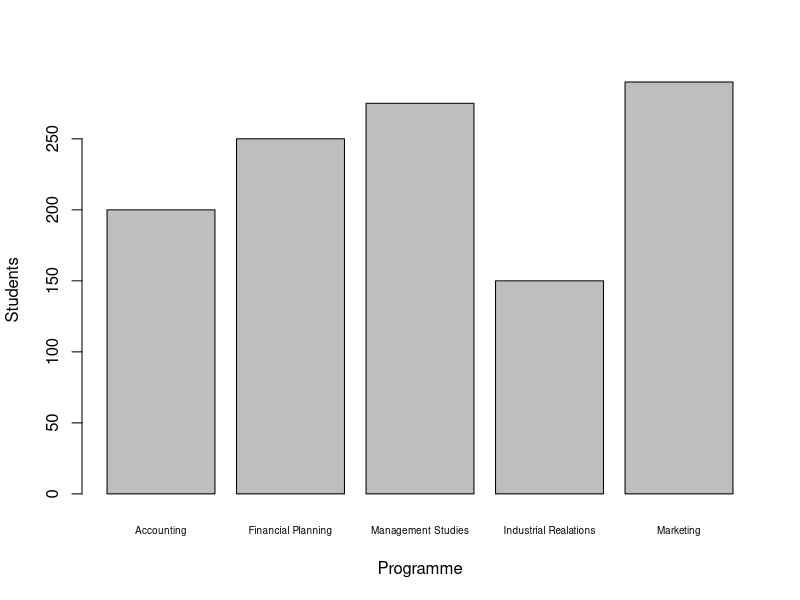
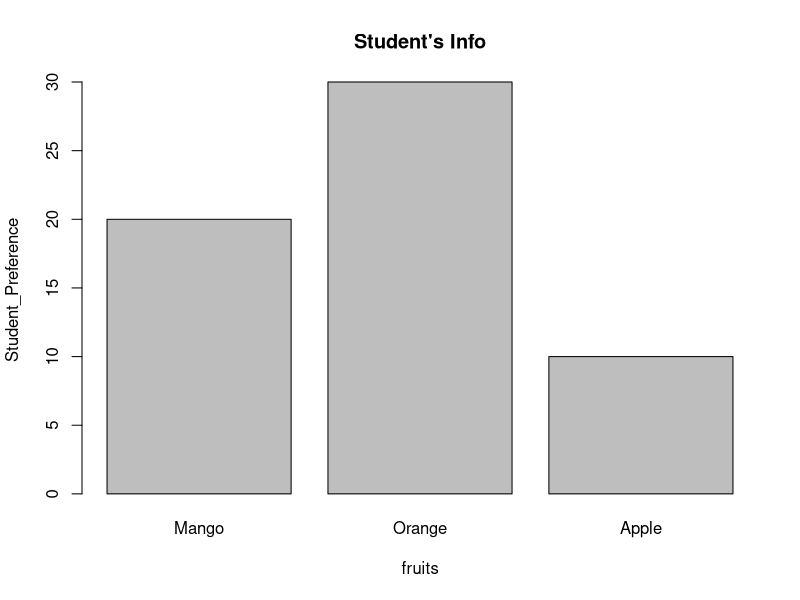
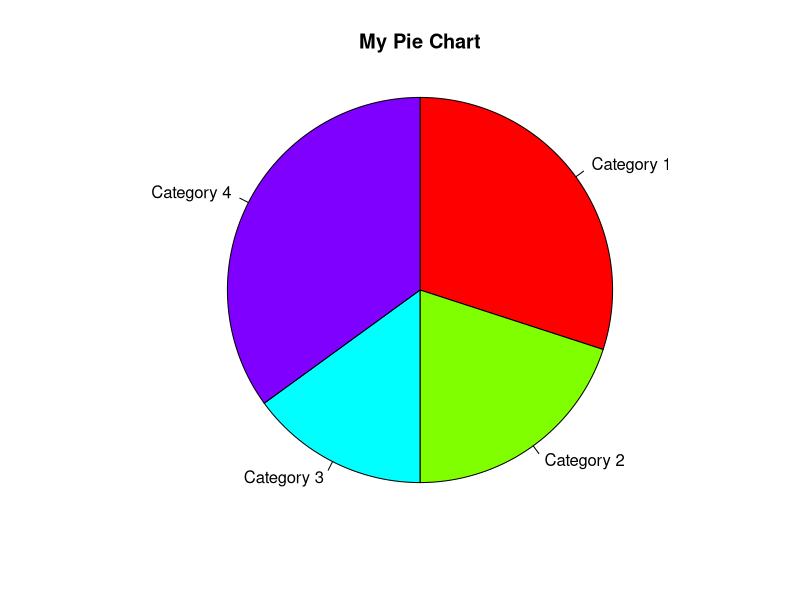
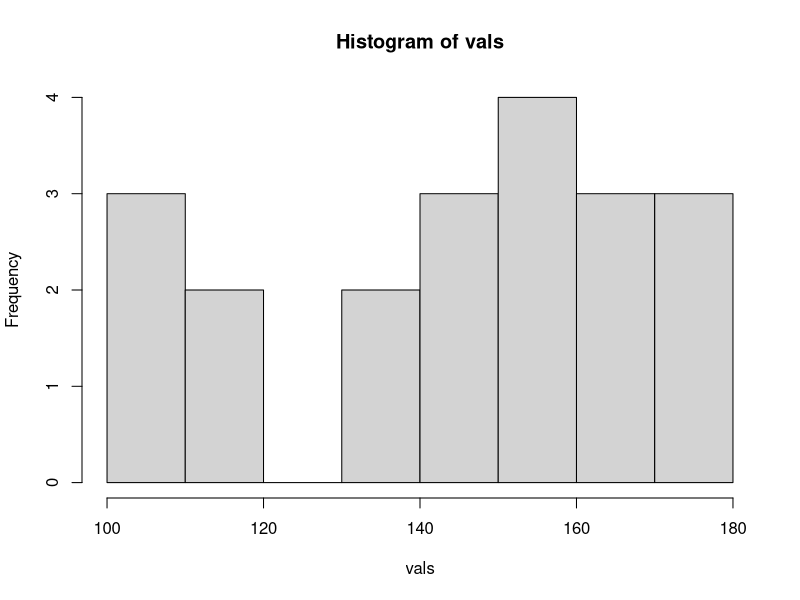
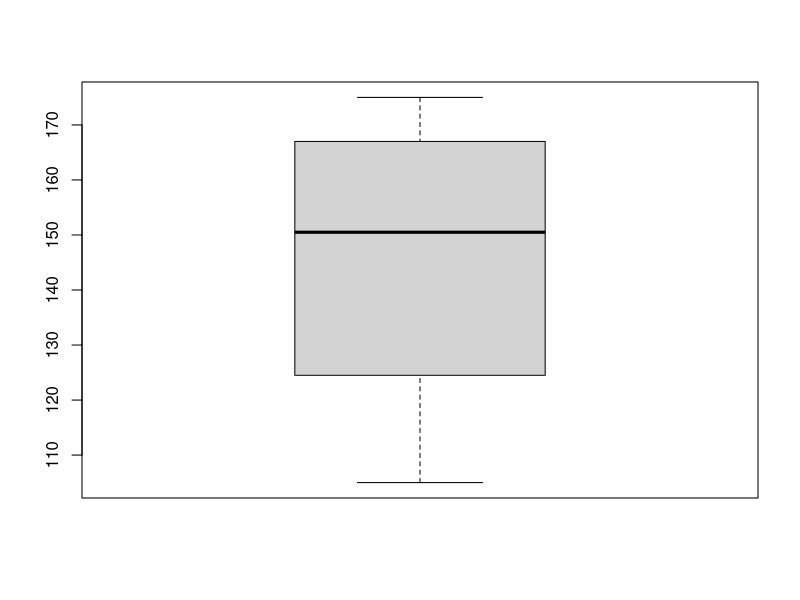

R code for these plots, in order:
#-----------------------------------Descriptive Statistics------------------------------

#Descriptive Statistics are methods of organizing, summarizing, and presenting 
#data in a convenient and informative way.

#Graphical Techniques
#Numerical Techiniques

#----------------------------------------Bar Charts------------------------------------

programme <- c("Accounting", "Financial Planning", "Management Studies", "Industrial Realations", "Marketing")
programme

students <- c(200, 250, 275, 150, 290)
students

bar <- cbind(programme, students)
print(bar)

barplot(
  students,
  xlab = "Programme",
  ylab = "Students",
  names.arg = programme,
  cex.names = 0.6
)

#homework

fruits <- c("Mango", "Orange", "Apple")
Student_Preference <- c(20, 30, 10)

barplot(
  Student_Preference,
  xlab = "fruits",
  ylab = "Student_Preference",
  names.arg = fruits,
  main = "Student's Info"
)

#----------------------------Pie Charts------------------------------

#pie(x,labels, radius, main, col, clockwise)

#x - numeric values
#labels - used to give descriptions to the slices
#radius - radius of the graph
#col - indicates the color palette
#main - title of the graph

x <- c(30,20,15,35)
x
labels <- c("Category 1", "Category 2", "Category 3", "Category 4")
labels

pie(x, labels = labels, radius = 1, main="My Pie Chart", col = rainbow(length(x)), clockwise = TRUE)


#------------------------Summarizing Qualitative Data------------------------

#stem and leaf display
#Frequency Tables
#Histogram
#Box Plot
#Scatter Diagrams


#----------------stem and leaf--------------
vals <- c(109, 148, 175, 148, 116, 175, 112, 159, 158, 169, 136, 133, 143, 169, 165, 106, 154, 105, 153, 175)
stem(vals)

#------------------Frequency Table-----------
ranges <- cut(vals, breaks = c(101, 111, 121,131,141,151,161))
frequency_table <- table(ranges)
print(frequency_table)

#----------------Histogram-------------------

#hist(v,main,xlab,xlim,ylim,breaks,col,border)

hist(vals)

#v is a vector containing numeric values used in histogram
#main indicates title of the chart
#xlab is used to give description of x axis
#xlim is used to specify the range of values on the x axis
#ylim is used to specify the range of values on the y axis
#breaks is used to mention the width of each bar
#col is used to set color of the bars
#border is used to set border color of each bar

#----------------BoxPlot------------------------

boxplot(vals)
